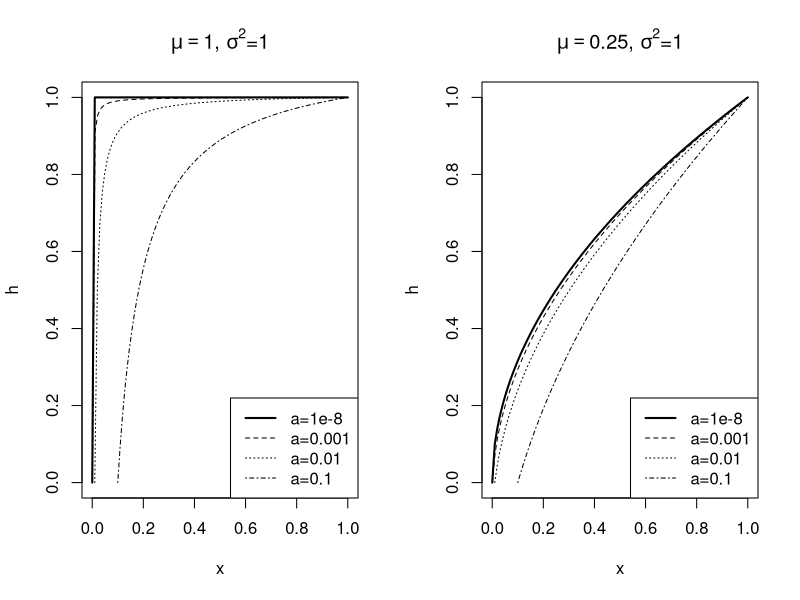

The R script that drew this image:
## Plot of the probability of exit to the right

PlotPXtaub <- function(mu,sigma2,a,b,...)
    {
        eta <- 1- 2*mu/sigma2
        h <- function(x) (x^eta - a^eta)/( b^eta - a^eta)

        plot(h,from=a,to=b,...)
    }

sigma2 <- 1

pdf(file="Boundary.pdf",width=8,height=4)

par(mfrow=c(1,2))
    
mu <- 1

PlotPXtaub(mu,sigma2,1e-8,1,xlim=c(0,1),ylim=c(0,1),lty=1,lwd=2,main=expression(mu==1*", "*sigma^2*"="*1))
PlotPXtaub(mu,sigma2,0.001,1,add=TRUE,lty=2)
PlotPXtaub(mu,sigma2,0.01,1,add=TRUE,lty=3)
PlotPXtaub(mu,sigma2,0.1,1,add=TRUE,lty=4)

legend("bottomright",lty=c(1,2,3,4),legend=c("a=1e-8","a=0.001","a=0.01","a=0.1"),lwd=c(2,1,1,1))

mu <- 0.25

PlotPXtaub(mu,sigma2,1e-8,1,xlim=c(0,1),ylim=c(0,1),lty=1,lwd=2,main=expression(mu==0.25*", "*sigma^2*"="*1))
PlotPXtaub(mu,sigma2,0.001,1,add=TRUE,lty=2)
PlotPXtaub(mu,sigma2,0.01,1,add=TRUE,lty=3)
PlotPXtaub(mu,sigma2,0.1,1,add=TRUE,lty=4)

legend("bottomright",lty=c(1,2,3,4),legend=c("a=1e-8","a=0.001","a=0.01","a=0.1"),lwd=c(2,1,1,1))


dev.off()
